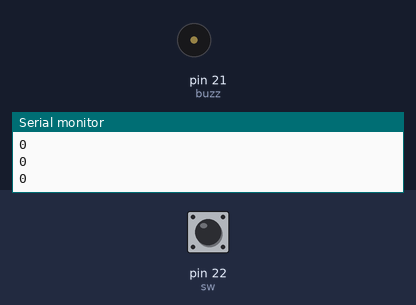
This sketch was run on a simulated Arduino Mega 2560, built with avr-gcc and run on an emulated ATmega2560. Parts: buzzer (waves = sounding, pin HIGH), the last lines printed to the serial monitor. Inputs (shaded band) come from the test bench; at power-on: pin 22 (sw) LOW.

Above: at 1.8 s.
1.9 s: pin 22 (sw) pulled HIGH for 0.6 s
At 3.1 s:
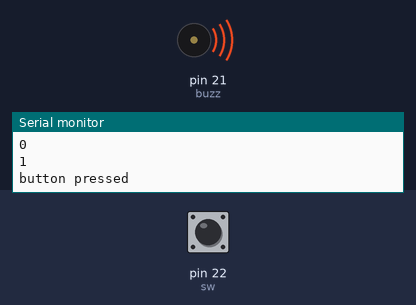
5.5 s: pin 22 (sw) pulled HIGH for 3.2 s
At 13.2 s:
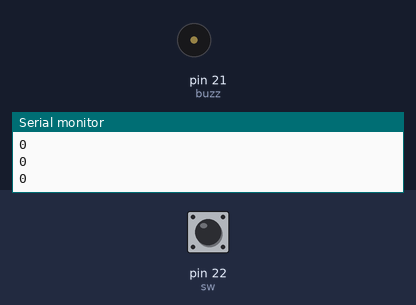
Timing chart, 0 to 14.7 s (numbered marks = the images above; inputs shaded):
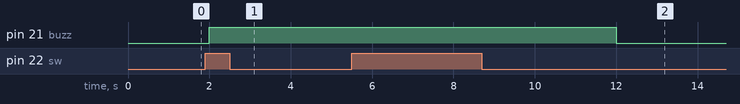

Measured:
- after the input at 1.9 s, pin 21 (buzz): LOW → HIGH after 0.10 s
- after the input at 5.5 s, pin 21 (buzz): HIGH → LOW after 6.5 s instead of 1.5 s

The sketch:

buzzr_interface_butt.ino
```cpp
const int sw = 22;
const int buzz= 21;

int val;
void setup() {
  // put your setup code here, to run once:
  Serial.begin(115200);
  pinMode(sw,INPUT);
  pinMode(buzz,OUTPUT);
}

void loop() {
  // put your main code here, to run repeatedly:
  val = digitalRead(sw);
Serial.println(val);
if(val==1)
{
  digitalWrite(buzz,1);
  Serial.println("button pressed");
  delay(5000);
}
else
{
 digitalWrite(buzz,0);
  delay(500);
}
}
```
